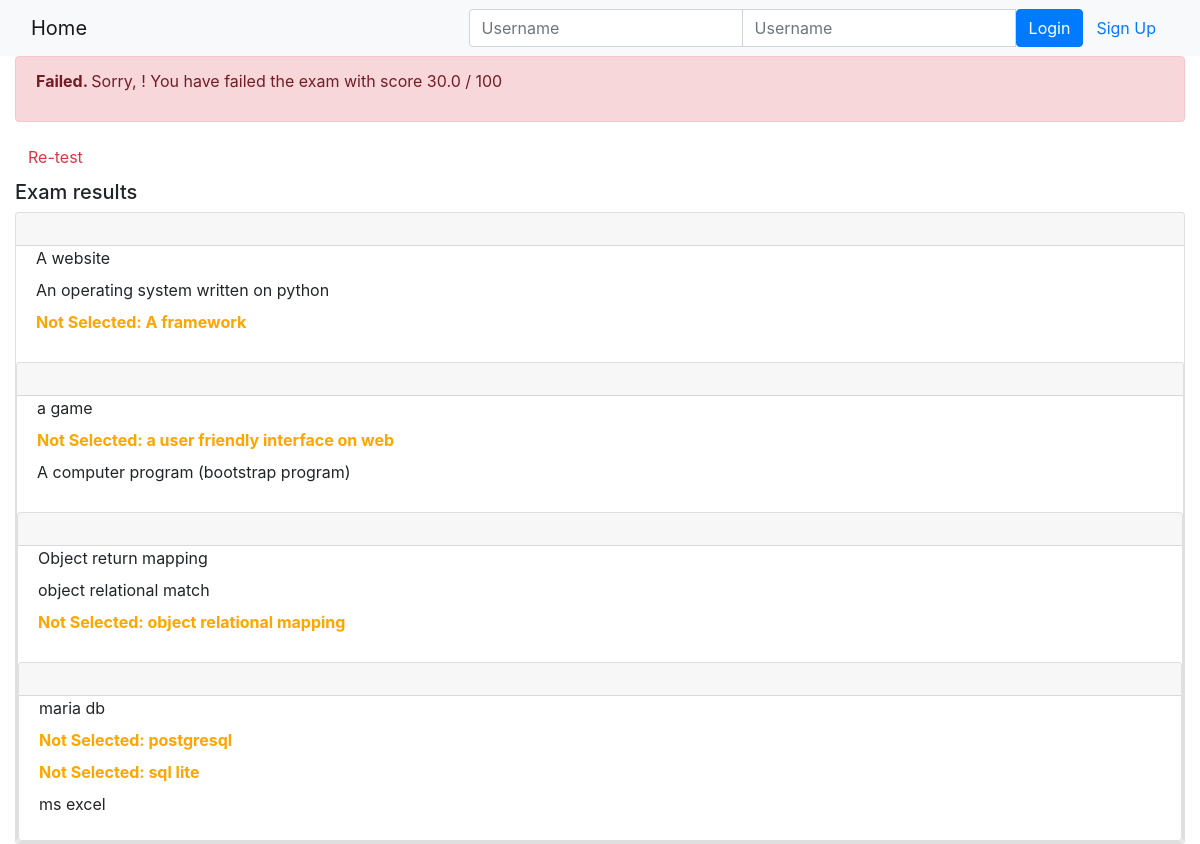
The page /onlinecourse/course/3/submission/3/result/ on the database its author committed.
### onlinecourse/models.py (models this page shows, shortened)
class Question(models.Model):
    course = models.ForeignKey(Course, on_delete=models.CASCADE,null=True)
    text = models.CharField(max_length=150,null=True)
    grade = models.FloatField()

class Choice(models.Model):
    question = models.ForeignKey(Question, on_delete=models.CASCADE,null=True)
    text = models.CharField(max_length=150,null=True )
    is_correct = models.BooleanField()

### onlinecourse/views.py (the view)
# urls.py: path('course/<int:course_id>/submission/<int:submission_id>/result/', views.show_exam_result, name = 'show_exam_result'),
def show_exam_result(request, course_id, submission_id):
    context = {}
    course = get_object_or_404(Course, pk=course_id)
    submission = get_object_or_404(Submission, pk=submission_id)
    selected_choices = Submission.objects.filter(id = submission_id).values_list('choices', flat=True)
    grade = 0
    for i in submission.choices.all().filter(is_correct=True).values_list('question_id'):
        grade += Question.objects.filter(id=i[0]).first().grade
    context['course'] = course
    context['selected_ids'] = selected_choices
    context['grade'] = grade
    return render(request, 'onlinecourse/exam_result_bootstrap.html', context)

### onlinecourse/templates/onlinecourse/exam_result_bootstrap.html (shortened to what this page needs)
<!DOCTYPE html>
<html lang="en">
<head>
    {% load static %}
    <link rel="stylesheet" href="https://maxcdn.bootstrapcdn.com/bootstrap/4.5.2/css/bootstrap.min.css">
</head>
<body>
 <nav class="navbar navbar-light bg-light">
    <div class="container-fluid">
        <div class="navbar-header">
              <a class="navbar-brand" href="{% url 'onlinecourse:index' %}">Home</a>
        </div>
        <ul class="nav navbar-nav navbar-right">
            {% if user.is_authenticated %}
            <li>
                <a class="btn btn-link" href="#">{{ user.first_name }}({{ user.username }})</a>
                <a class="btn btn-link" href="{% url 'onlinecourse:logout' %}">Logout</a>
            </li>
            {% else %}
            <li>
                <form class="form-inline" action="{% url 'onlinecourse:login' %}" method="post">
                    <div class="input-group">
                        <input type="text" class="form-control" placeholder="Username" name="username" >
                        <input type="password" class="form-control" placeholder="Username" name="psw" >
                        <button class="btn btn-primary" type="submit">Login</button>
                        <a class="btn btn-link" href="{% url 'onlinecourse:registration' %}">Sign Up</a>
                    </div>
                </form>
            </li>
            {% endif %}
        </ul>
    </div>
</nav>
<div class="container-fluid">
    {% if grade > 80 %}
    <div class="alert alert-success">
       <p><b>Congratulations, {{user.first_name}}! </b>You have passed the exam and completed the course with score {{grade}} / 100</p>
    </div>
        {% else %}
        <div class="alert alert-danger">
            <p><b>Failed. </b>Sorry, {{user.first_name}}! You have failed the exam with score {{grade}} / 100</p>
        </div>
        <a class="btn btn-link text-danger" href="{% url 'onlinecourse:course_details' course.id %}">Re-test</a>
        {% endif %}
        <div class="card-columns-vertical mt-1">
        <h5 class="">Exam results</h5>
            {% for question in course.question_set.all %}
            <div class="card mt-1">
                <div class="card-header"><h5 style="font-weight:bold">{{ question.question_text}}</h5></div>
                <div class="form-group">
                    {% for choice in question.choice_set.all %}
                    <div class="form-check">
                        {% if choice.id in selected_ids %}
                            {% if choice.is_correct == True %}
                                <label style="color:#2ea94a;font-weight:bold">Correct answer: {{choice.text}}</label>
                            {% else %}
                                <label style="color:red;font-weight:bold">Wrong answer: {{choice.text}}</label>
                            {% endif %}
                        {% elif choice.id not in selected_ids and choice.is_correct == True %}
                            <label style="color:#ffa500;font-weight:bold">Not Selected: {{choice.text}}</label>
                        {% else %}
                            <label>{{choice.text}}</label>
                        {% endif %}
                    </div>
                    {% endfor %}
                </div>
            {% endfor %}
        </div>
    </div>
</body>
</html>

### rows shown on the page
Choice: text "A website"
Choice: text "An operating system written on python"
Choice: text "A framework"
Choice: text "a game"
Choice: text "a user friendly interface on web"
Choice: text "A computer program (bootstrap program)"
Choice: text "Object return mapping"
Choice: text "object relational match"
Choice: text "object relational mapping"
Choice: text "maria db"
Choice: text "postgresql"
Choice: text "sql lite"
Choice: text "ms excel"

### other values the page prints
{{ grade }} "30.0"
